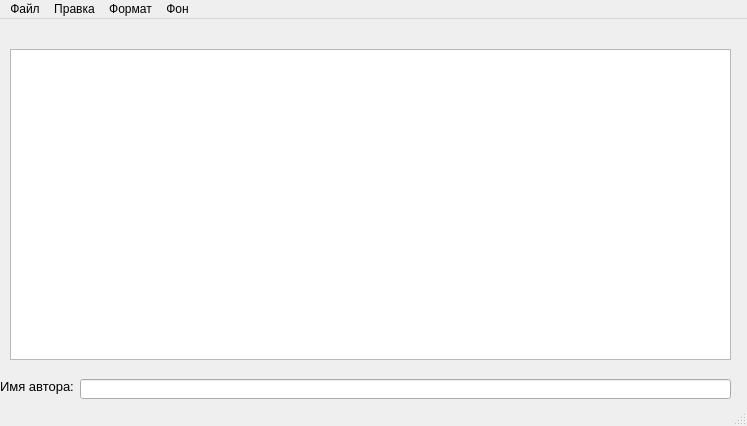
<?xml version="1.0" encoding="UTF-8"?>
<ui version="4.0">
 <class>MainWindow</class>
 <widget class="QMainWindow" name="MainWindow">
  <property name="geometry">
   <rect>
    <x>0</x>
    <y>0</y>
    <width>747</width>
    <height>426</height>
   </rect>
  </property>
  <property name="windowTitle">
   <string>MainWindow</string>
  </property>
  <widget class="QWidget" name="centralwidget">
   <widget class="QTextEdit" name="textEdit">
    <property name="geometry">
     <rect>
      <x>10</x>
      <y>30</y>
      <width>721</width>
      <height>311</height>
     </rect>
    </property>
   </widget>
   <widget class="QLineEdit" name="lineEdit">
    <property name="geometry">
     <rect>
      <x>80</x>
      <y>360</y>
      <width>651</width>
      <height>20</height>
     </rect>
    </property>
   </widget>
   <widget class="QLabel" name="label_2">
    <property name="geometry">
     <rect>
      <x>0</x>
      <y>360</y>
      <width>81</width>
      <height>16</height>
     </rect>
    </property>
    <property name="text">
     <string>&lt;html&gt;&lt;head/&gt;&lt;body&gt;&lt;p&gt;&lt;span style=&quot; font-size:10pt;&quot;&gt;Имя автора:&lt;br/&gt;&lt;/span&gt;&lt;/p&gt;&lt;/body&gt;&lt;/html&gt;</string>
    </property>
   </widget>
  </widget>
  <widget class="QMenuBar" name="menubar">
   <property name="geometry">
    <rect>
     <x>0</x>
     <y>0</y>
     <width>747</width>
     <height>21</height>
    </rect>
   </property>
   <widget class="QMenu" name="menu">
    <property name="title">
     <string>Файл</string>
    </property>
    <widget class="QMenu" name="menu_3">
     <property name="title">
      <string>Открыть </string>
     </property>
     <addaction name="action_10"/>
     <addaction name="action_11"/>
    </widget>
    <addaction name="menu_3"/>
    <addaction name="action_6"/>
    <addaction name="action_4"/>
    <addaction name="separator"/>
    <addaction name="action_9"/>
    <addaction name="separator"/>
    <addaction name="action_3"/>
   </widget>
   <widget class="QMenu" name="menu_2">
    <property name="title">
     <string>Правка</string>
    </property>
    <addaction name="action_7"/>
    <addaction name="action_Number"/>
   </widget>
   <widget class="QMenu" name="menu_4">
    <property name="title">
     <string>Формат</string>
    </property>
    <widget class="QMenu" name="menu_6">
     <property name="title">
      <string>Выравнивание текста</string>
     </property>
     <addaction name="actionTextRight"/>
     <addaction name="actionTextLeft"/>
     <addaction name="actionTextCenter"/>
    </widget>
    <addaction name="action"/>
    <addaction name="menu_6"/>
    <addaction name="action_table"/>
   </widget>
   <widget class="QMenu" name="menu_5">
    <property name="title">
     <string>Фон</string>
    </property>
    <addaction name="action_DayNight"/>
   </widget>
   <addaction name="menu"/>
   <addaction name="menu_2"/>
   <addaction name="menu_4"/>
   <addaction name="menu_5"/>
  </widget>
  <widget class="QStatusBar" name="statusbar"/>
  <action name="action_2">
   <property name="icon">
    <iconset resource="info.qrc">
     <normaloff>:/icon_3.png</normaloff>:/icon_3.png</iconset>
   </property>
   <property name="text">
    <string>Открыть файл только для чтения</string>
   </property>
  </action>
  <action name="action_3">
   <property name="icon">
    <iconset>
     <normaloff>icon_4.jpg</normaloff>icon_4.jpg</iconset>
   </property>
   <property name="text">
    <string>Выйти из программы</string>
   </property>
  </action>
  <action name="action_4">
   <property name="icon">
    <iconset resource="info.qrc">
     <normaloff>:/icon_5.png</normaloff>:/icon_5.png</iconset>
   </property>
   <property name="text">
    <string>О программе</string>
   </property>
  </action>
  <action name="action_6">
   <property name="icon">
    <iconset resource="info.qrc">
     <normaloff>:/icon_7.jpg</normaloff>:/icon_7.jpg</iconset>
   </property>
   <property name="text">
    <string>Сохранить файл</string>
   </property>
  </action>
  <action name="action_7">
   <property name="icon">
    <iconset resource="info.qrc">
     <normaloff>:/icon_6.png</normaloff>:/icon_6.png</iconset>
   </property>
   <property name="text">
    <string>Отменить изменения</string>
   </property>
  </action>
  <action name="action_9">
   <property name="icon">
    <iconset resource="info.qrc">
     <normaloff>:/icon_8.png</normaloff>:/icon_8.png</iconset>
   </property>
   <property name="text">
    <string>Печать</string>
   </property>
  </action>
  <action name="action_10">
   <property name="text">
    <string>Открыть только для чтения</string>
   </property>
  </action>
  <action name="action_11">
   <property name="text">
    <string>Открыть файл</string>
   </property>
  </action>
  <action name="action">
   <property name="icon">
    <iconset resource="info.qrc">
     <normaloff>:/icon_13.png</normaloff>:/icon_13.png</iconset>
   </property>
   <property name="text">
    <string>Шрифт</string>
   </property>
  </action>
  <action name="action_DayNight">
   <property name="text">
    <string>День/Ночь</string>
   </property>
  </action>
  <action name="actionTextRight">
   <property name="icon">
    <iconset resource="info.qrc">
     <normaloff>:/icon_11.png</normaloff>:/icon_11.png</iconset>
   </property>
   <property name="text">
    <string>По правой стороне</string>
   </property>
  </action>
  <action name="actionTextLeft">
   <property name="icon">
    <iconset resource="info.qrc">
     <normaloff>:/icon_9.png</normaloff>:/icon_9.png</iconset>
   </property>
   <property name="text">
    <string>По левой стороне</string>
   </property>
  </action>
  <action name="actionTextCenter">
   <property name="icon">
    <iconset resource="info.qrc">
     <normaloff>:/icon_10.png</normaloff>:/icon_10.png</iconset>
   </property>
   <property name="text">
    <string>По центру</string>
   </property>
  </action>
  <action name="action_table">
   <property name="icon">
    <iconset resource="info.qrc">
     <normaloff>:/icon_12.png</normaloff>:/icon_12.png</iconset>
   </property>
   <property name="text">
    <string>Добавить Таблицу</string>
   </property>
  </action>
  <action name="action_Number">
   <property name="text">
    <string>Нумерация абзацев</string>
   </property>
  </action>
 </widget>
 <resources>
  <include location="info.qrc"/>
 </resources>
 <connections/>
</ui>
